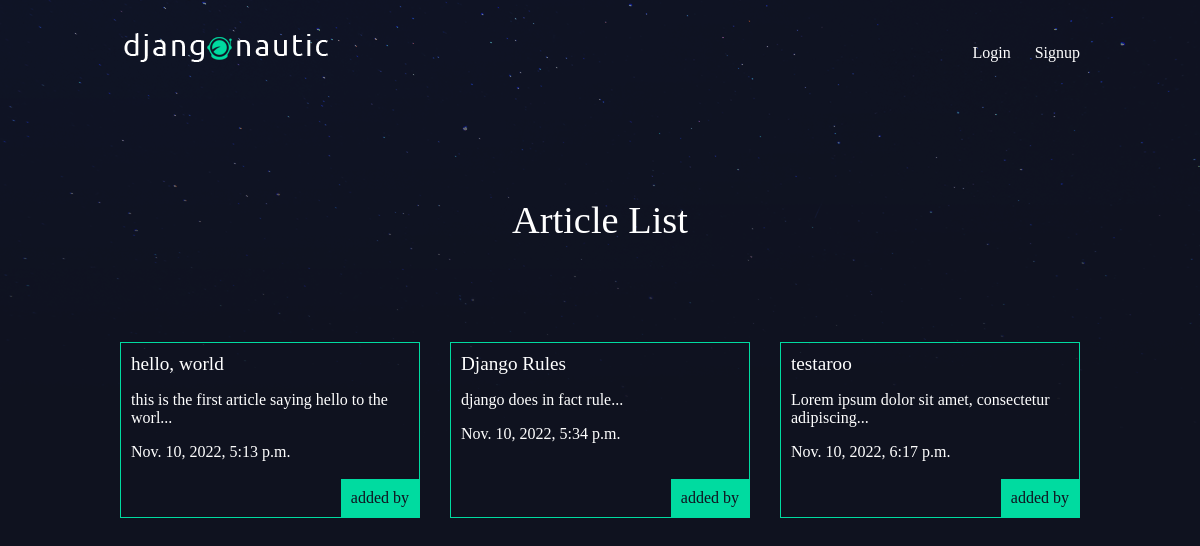
/articles/, run on an earlier commit of the app's database.
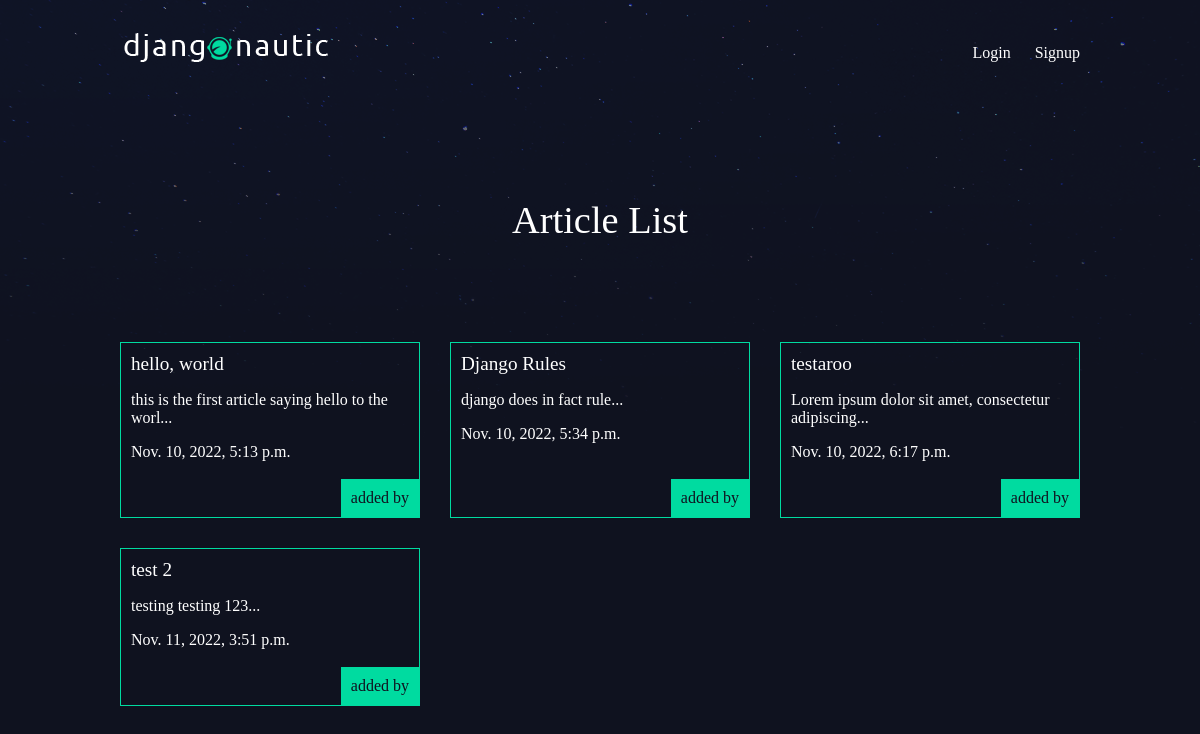
And on a later commit of the database.
### articles/models.py (models this page shows, shortened)
class Article(models.Model):
  title = models.CharField(max_length=100)
  slug = models.SlugField()
  body = models.TextField()
  date = models.DateTimeField(auto_now_add=True)
  thumb = models.ImageField(default='default.png', blank=True)
  author = models.ForeignKey(User,on_delete=models.CASCADE,default=None)
  def snippet(self):
    return self.body[:50] + '...' # :50 up to 50 characters

### articles/views.py (the view)
# urls.py: path('', views.articleList, name="list"),
def articleList(request):
  articles = Article.objects.all().order_by('date') #order_by allows us to order objects by any variable in the model
  return render(request, 'articles/articleList.html', {'articles': articles})

### articles/templates/articles/articleList.html
{% extends 'base_layout.html'%}
{%block content%}
  <h1>Article List</h1>
  <div class="articles">
    {% for article in articles %}
    <div class="article">
      <h2><a href='{% url "articles:detail" slug=article.slug %}'>{{ article.title }}</a></h2>
      <p>{{ article.snippet }}</p>
      <p>{{ article.date }}</p>
      <p class="author">added by {{ article.author.username }}</p>
    </div>
    {% endfor %}
  </div>
{%endblock%}

What changed in the data, as far as the page shows it:
added Article: title "test 2", snippet "testing testing 123...", date "Nov. 11, 2022, 3:51 p.m."
